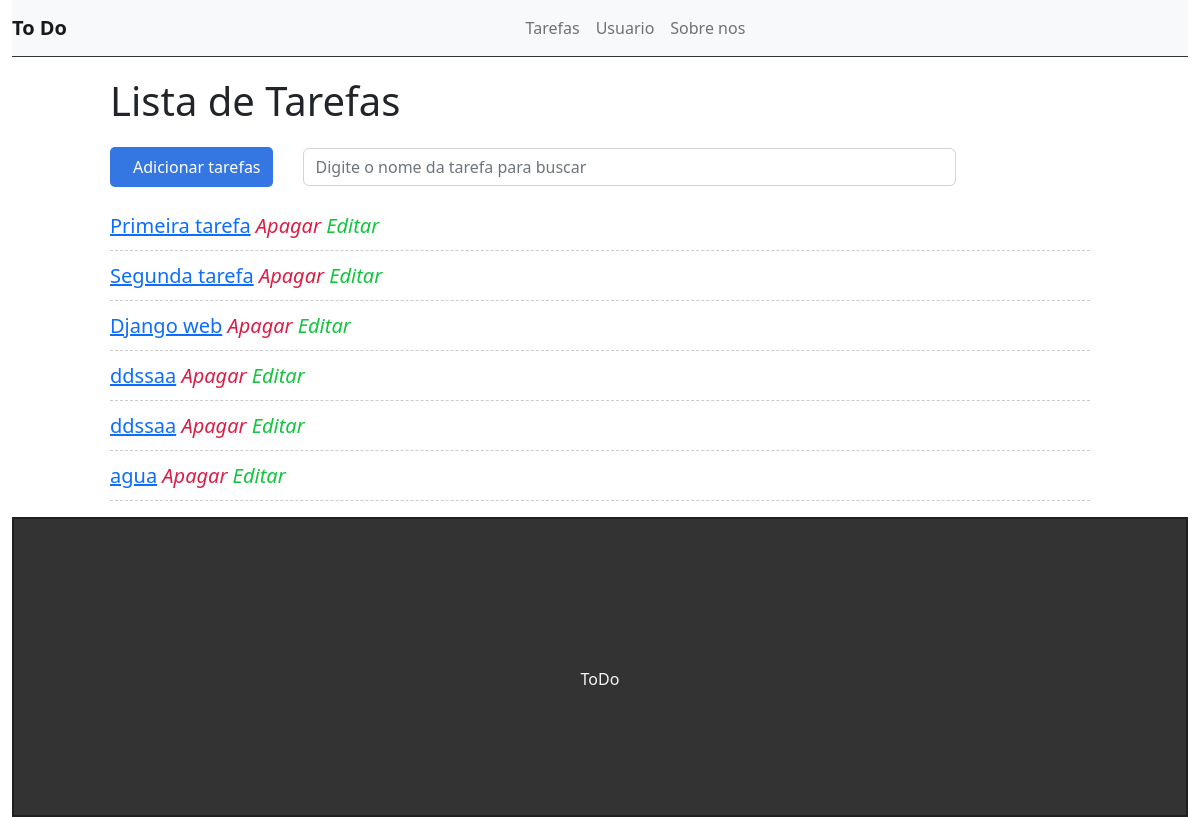
Before: / with the older database file.
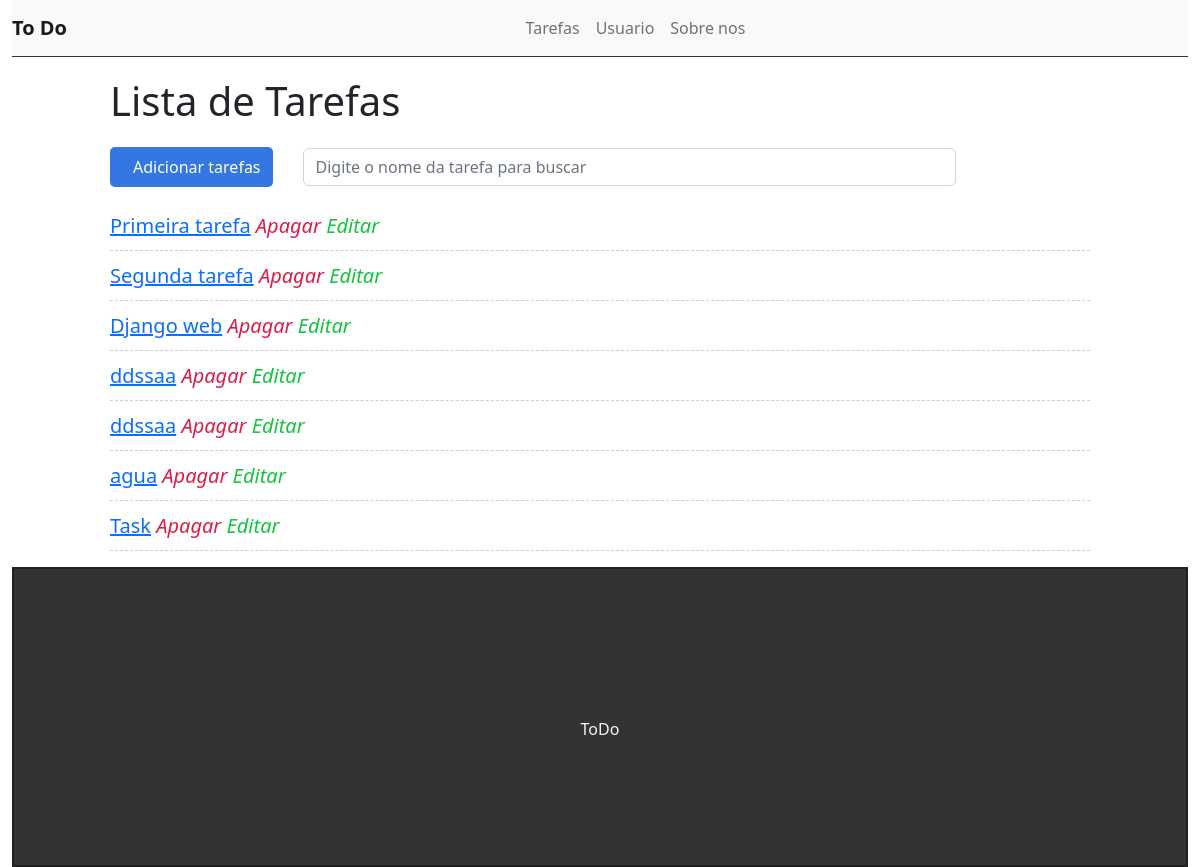
After: the same page with the newer database file.
### tasks/models.py (models this page shows, shortened)
class Task(models.Model):
    STATUS = (
        ('doing', 'Doing'),
        ('done', 'Done')
    )
    title = models.CharField(max_length=255)
    description = models.TextField()
    done = models.CharField(
        max_length=5,
        choices=STATUS,
    )
    created_at = models.DateTimeField(auto_now_add=True)
    updated_at = models.DateTimeField(auto_now=True)

### tasks/views.py (the view)
# urls.py: path('', views.taskList, name='task-list'),
def taskList(request):
    tasks = Task.objects.all
    return render(request, 'tasks/list.html', {'tasks': tasks})

### tasks/templates/tasks/list.html (shortened to what this page needs)
{% extends 'base.html' %}
{% block content %}
    <div class="offset-1 col-10 list-div">
        <h1>Lista de Tarefas</h1>
        <a class="add-link" href="newtask/">
            <div class="col-2 add-div">
                Adicionar tarefas
            </div>
        </a>
        <div class="col-8 search-div">
            <input class="form-control" type="text" name="search" id="search" placeholder="Digite o nome da tarefa para buscar"/>
        </div>
        <ul class="task-list">
            {% for task in tasks %}
                <li class="task-item">
                    <span><a href="task/{{task.id}}">{{task.title}}</a></span>
                    <span><i class="fas fa-trash">Apagar</i></span>
                    <a class="add-link" href="edit/{{task.id}}"><span><i class="fas fa-edit">Editar</i></span></a>
                </li>
            {% endfor %}
        </ul>
    </div>
{% endblock %}

Changed rows visible on the page:
added Task: title "Task"
